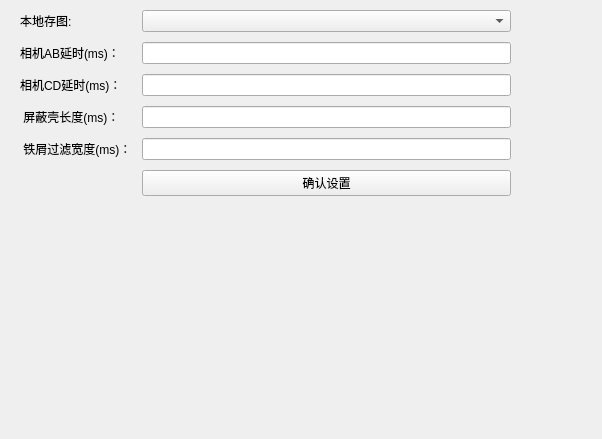
<?xml version="1.0" encoding="UTF-8"?>
<ui version="4.0">
 <class>Runview</class>
 <widget class="QWidget" name="Runview">
  <property name="geometry">
   <rect>
    <x>0</x>
    <y>0</y>
    <width>602</width>
    <height>439</height>
   </rect>
  </property>
  <property name="windowTitle">
   <string>Form</string>
  </property>
  <widget class="QWidget" name="formLayoutWidget">
   <property name="geometry">
    <rect>
     <x>0</x>
     <y>-10</y>
     <width>531</width>
     <height>742</height>
    </rect>
   </property>
   <layout class="QFormLayout" name="formLayout">
    <property name="horizontalSpacing">
     <number>10</number>
    </property>
    <property name="verticalSpacing">
     <number>10</number>
    </property>
    <property name="leftMargin">
     <number>20</number>
    </property>
    <property name="topMargin">
     <number>20</number>
    </property>
    <property name="rightMargin">
     <number>20</number>
    </property>
    <property name="bottomMargin">
     <number>20</number>
    </property>
    <item row="1" column="0">
     <widget class="QLabel" name="label0">
      <property name="text">
       <string>本地存图:</string>
      </property>
     </widget>
    </item>
    <item row="3" column="0">
     <widget class="QLabel" name="label1">
      <property name="text">
       <string>相机AB延时(ms)：</string>
      </property>
     </widget>
    </item>
    <item row="4" column="0">
     <widget class="QLabel" name="label2">
      <property name="text">
       <string>相机CD延时(ms)：</string>
      </property>
     </widget>
    </item>
    <item row="5" column="0">
     <widget class="QLabel" name="label3">
      <property name="text">
       <string> 屏蔽壳长度(ms)：</string>
      </property>
     </widget>
    </item>
    <item row="7" column="0">
     <widget class="QLabel" name="label4">
      <property name="text">
       <string> 铁屑过滤宽度(ms)：</string>
      </property>
     </widget>
    </item>
    <item row="8" column="1">
     <widget class="QPushButton" name="okButton">
      <property name="text">
       <string>确认设置</string>
      </property>
     </widget>
    </item>
    <item row="3" column="1">
     <widget class="QLineEdit" name="lineEdit"/>
    </item>
    <item row="4" column="1">
     <widget class="QLineEdit" name="lineEdit_2"/>
    </item>
    <item row="5" column="1">
     <widget class="QLineEdit" name="lineEdit_3"/>
    </item>
    <item row="7" column="1">
     <widget class="QLineEdit" name="lineEdit_4"/>
    </item>
    <item row="9" column="0">
     <widget class="QLabel" name="statusLabel">
      <property name="font">
       <font>
        <pointsize>20</pointsize>
        <weight>75</weight>
        <bold>true</bold>
       </font>
      </property>
      <property name="text">
       <string/>
      </property>
     </widget>
    </item>
    <item row="1" column="1">
     <widget class="QComboBox" name="comboBox"/>
    </item>
   </layout>
  </widget>
 </widget>
 <resources/>
 <connections/>
</ui>
